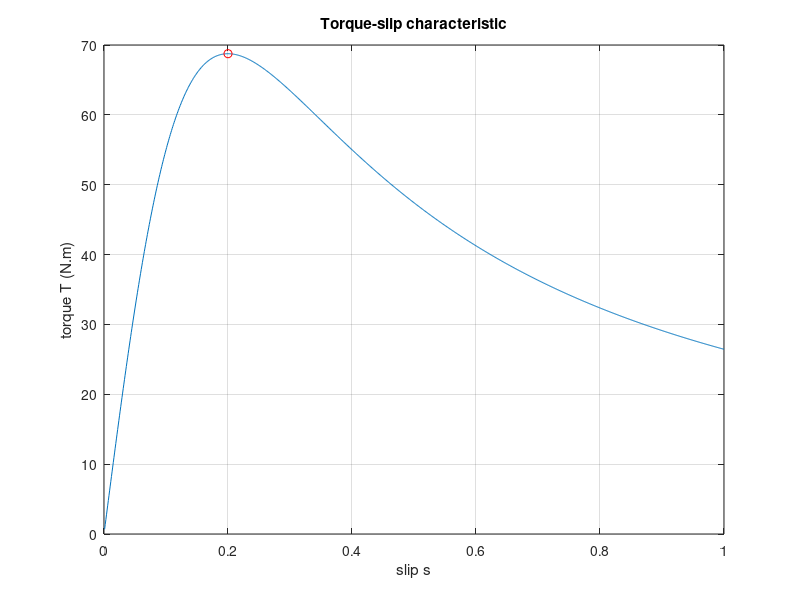

Reproduce this figure in MATLAB.
% torque_slip_curve.m -- 3-phase induction motor torque vs slip
% T = (m/ws)*(s*E2^2*R2)/(R2^2 + (s*X2)^2). Maximum torque is at s = R2/X2.

R2 = 0.4;     % rotor resistance per phase, ohm
X2 = 2.0;     % rotor standstill reactance per phase, ohm
E2 = 120;     % standstill rotor emf per phase, V
Ns = 1500;    % synchronous speed, rpm
m  = 3;       % number of phases

ws = 2*pi*Ns/60;                 % synchronous speed, rad/s
s  = 0.001:0.001:1;
T  = (m/ws) .* (s.*E2^2*R2) ./ (R2^2 + (s*X2).^2);

s_maxT       = R2/X2;                    % slip at maximum torque
Tmax_formula = (m*E2^2)/(2*ws*X2);       % put s = R2/X2 into T, R2 cancels
[Tmax_grid, idx] = max(T);

printf("slip at maximum torque  s = R2/X2 = %.3f\n", s_maxT);
printf("Tmax (formula m*E2^2/(2*ws*X2)) = %.3f N.m\n", Tmax_formula);
printf("Tmax (peak of the curve)        = %.3f N.m at s = %.3f\n", Tmax_grid, s(idx));

% lab PC has no gnuplot -- guard the plot so the numbers still print there
if isempty(available_graphics_toolkits())
  disp("(no graphics toolkit -- skipping the plot)");
else
  plot(s, T); grid on; hold on;
  plot(s_maxT, Tmax_formula, 'ro');
  xlabel('slip s'); ylabel('torque T (N.m)');
  title('Torque-slip characteristic');
  % print -dpng torque_slip_curve.png   % uncomment to save the figure
end
